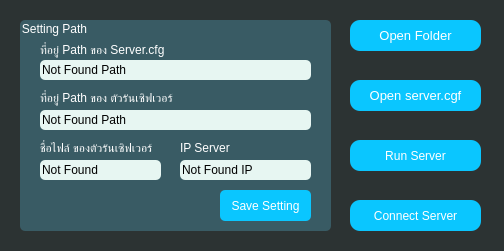
<?xml version="1.0" encoding="UTF-8"?>
<ui version="4.0">
 <class>MainWindow</class>
 <widget class="QMainWindow" name="MainWindow">
  <property name="geometry">
   <rect>
    <x>0</x>
    <y>0</y>
    <width>504</width>
    <height>251</height>
   </rect>
  </property>
  <property name="minimumSize">
   <size>
    <width>504</width>
    <height>251</height>
   </size>
  </property>
  <property name="maximumSize">
   <size>
    <width>504</width>
    <height>251</height>
   </size>
  </property>
  <property name="mouseTracking">
   <bool>true</bool>
  </property>
  <property name="tabletTracking">
   <bool>false</bool>
  </property>
  <property name="contextMenuPolicy">
   <enum>Qt::DefaultContextMenu</enum>
  </property>
  <property name="windowTitle">
   <string>DevTool - RenZer Developer Shop</string>
  </property>
  <property name="layoutDirection">
   <enum>Qt::LeftToRight</enum>
  </property>
  <property name="styleSheet">
   <string notr="true">background-color: rgb(44, 51, 51);</string>
  </property>
  <property name="unifiedTitleAndToolBarOnMac">
   <bool>false</bool>
  </property>
  <widget class="QWidget" name="centralwidget">
   <widget class="QGroupBox" name="groupBox">
    <property name="geometry">
     <rect>
      <x>20</x>
      <y>20</y>
      <width>311</width>
      <height>211</height>
     </rect>
    </property>
    <property name="styleSheet">
     <string notr="true">background-color: rgb(57, 91, 100);
border-radius: 5px;
color: rgb(255, 255, 255);</string>
    </property>
    <property name="title">
     <string>Setting Path</string>
    </property>
    <widget class="QLabel" name="label_path_cgf">
     <property name="geometry">
      <rect>
       <x>20</x>
       <y>20</y>
       <width>261</width>
       <height>20</height>
      </rect>
     </property>
     <property name="font">
      <font>
       <pointsize>9</pointsize>
      </font>
     </property>
     <property name="styleSheet">
      <string notr="true">color: rgb(255, 255, 255);</string>
     </property>
     <property name="text">
      <string>ที่อยู่ Path ของ Server.cfg</string>
     </property>
    </widget>
    <widget class="QLineEdit" name="input_path_chf">
     <property name="geometry">
      <rect>
       <x>20</x>
       <y>40</y>
       <width>271</width>
       <height>20</height>
      </rect>
     </property>
     <property name="styleSheet">
      <string notr="true">background-color: rgb(231, 246, 242);
color: rgb(0, 0, 0);</string>
     </property>
     <property name="text">
      <string>Not Found Path</string>
     </property>
    </widget>
    <widget class="QLineEdit" name="input_path_run">
     <property name="geometry">
      <rect>
       <x>20</x>
       <y>90</y>
       <width>271</width>
       <height>20</height>
      </rect>
     </property>
     <property name="styleSheet">
      <string notr="true">background-color: rgb(231, 246, 242);
color: rgb(0, 0, 0);</string>
     </property>
     <property name="text">
      <string>Not Found Path</string>
     </property>
    </widget>
    <widget class="QLineEdit" name="label_name_run_2">
     <property name="geometry">
      <rect>
       <x>20</x>
       <y>140</y>
       <width>121</width>
       <height>20</height>
      </rect>
     </property>
     <property name="styleSheet">
      <string notr="true">background-color:rgb(231, 246, 242);
color: rgb(0, 0, 0);</string>
     </property>
     <property name="text">
      <string>Not Found</string>
     </property>
    </widget>
    <widget class="QLineEdit" name="input_ip">
     <property name="geometry">
      <rect>
       <x>160</x>
       <y>140</y>
       <width>131</width>
       <height>20</height>
      </rect>
     </property>
     <property name="styleSheet">
      <string notr="true">background-color:rgb(231, 246, 242);
color: rgb(0, 0, 0);</string>
     </property>
     <property name="text">
      <string>Not Found IP</string>
     </property>
    </widget>
    <widget class="QLabel" name="label_path_rur">
     <property name="geometry">
      <rect>
       <x>20</x>
       <y>70</y>
       <width>161</width>
       <height>16</height>
      </rect>
     </property>
     <property name="font">
      <font>
       <pointsize>9</pointsize>
      </font>
     </property>
     <property name="styleSheet">
      <string notr="true">color: rgb(255, 255, 255);</string>
     </property>
     <property name="text">
      <string>ที่อยู่ Path ของ ตัวรันเซิฟเวอร์</string>
     </property>
    </widget>
    <widget class="QPushButton" name="btn_save">
     <property name="geometry">
      <rect>
       <x>200</x>
       <y>170</y>
       <width>91</width>
       <height>31</height>
      </rect>
     </property>
     <property name="font">
      <font>
       <pointsize>9</pointsize>
      </font>
     </property>
     <property name="cursor">
      <cursorShape>PointingHandCursor</cursorShape>
     </property>
     <property name="styleSheet">
      <string notr="true">#btn_save {
	background-color: rgb(10, 198, 255); 
}

#btn_save::pressed {
	
	background-color: rgb(28, 130, 255);
}
</string>
     </property>
     <property name="text">
      <string>Save Setting</string>
     </property>
     <property name="checkable">
      <bool>false</bool>
     </property>
     <property name="autoRepeat">
      <bool>false</bool>
     </property>
     <property name="autoExclusive">
      <bool>false</bool>
     </property>
    </widget>
    <widget class="QLabel" name="label_name_run">
     <property name="geometry">
      <rect>
       <x>20</x>
       <y>120</y>
       <width>131</width>
       <height>16</height>
      </rect>
     </property>
     <property name="font">
      <font>
       <pointsize>9</pointsize>
      </font>
     </property>
     <property name="styleSheet">
      <string notr="true">color: rgb(255, 255, 255);</string>
     </property>
     <property name="text">
      <string>ชื่อไฟล์ ของตัวรันเซิฟเวอร์</string>
     </property>
    </widget>
    <widget class="QLabel" name="label_ip">
     <property name="geometry">
      <rect>
       <x>160</x>
       <y>120</y>
       <width>61</width>
       <height>16</height>
      </rect>
     </property>
     <property name="font">
      <font>
       <pointsize>9</pointsize>
      </font>
     </property>
     <property name="text">
      <string>IP Server</string>
     </property>
    </widget>
   </widget>
   <widget class="QPushButton" name="btn__open_fivem">
    <property name="geometry">
     <rect>
      <x>350</x>
      <y>200</y>
      <width>131</width>
      <height>31</height>
     </rect>
    </property>
    <property name="cursor">
     <cursorShape>PointingHandCursor</cursorShape>
    </property>
    <property name="styleSheet">
     <string notr="true">#btn__open_fivem {
	border-radius: 10px;
	color: rgb(255, 255, 255);
	background-color: rgb(10, 198, 255); 
}

#btn__open_fivem::pressed {
	
	background-color: rgb(28, 130, 255);
}
</string>
    </property>
    <property name="text">
     <string>Connect Server</string>
    </property>
   </widget>
   <widget class="QPushButton" name="btn_run_server">
    <property name="geometry">
     <rect>
      <x>350</x>
      <y>140</y>
      <width>131</width>
      <height>31</height>
     </rect>
    </property>
    <property name="cursor">
     <cursorShape>PointingHandCursor</cursorShape>
    </property>
    <property name="styleSheet">
     <string notr="true">#btn_run_server {
	border-radius: 10px;
	color: rgb(255, 255, 255);
	background-color: rgb(10, 198, 255); 
}

#btn_run_server::pressed {
	
	background-color: rgb(28, 130, 255);
}
</string>
    </property>
    <property name="text">
     <string>Run Server</string>
    </property>
   </widget>
   <widget class="QPushButton" name="btn_open_cfg">
    <property name="geometry">
     <rect>
      <x>350</x>
      <y>80</y>
      <width>131</width>
      <height>31</height>
     </rect>
    </property>
    <property name="sizePolicy">
     <sizepolicy hsizetype="Ignored" vsizetype="Fixed">
      <horstretch>0</horstretch>
      <verstretch>0</verstretch>
     </sizepolicy>
    </property>
    <property name="minimumSize">
     <size>
      <width>0</width>
      <height>0</height>
     </size>
    </property>
    <property name="maximumSize">
     <size>
      <width>16777215</width>
      <height>16777215</height>
     </size>
    </property>
    <property name="font">
     <font>
      <pointsize>10</pointsize>
     </font>
    </property>
    <property name="cursor">
     <cursorShape>PointingHandCursor</cursorShape>
    </property>
    <property name="styleSheet">
     <string notr="true">#btn_open_cfg {
	border-radius: 10px;
	color: rgb(255, 255, 255);
	background-color: rgb(10, 198, 255); 
}

#btn_open_cfg::pressed {
	
	background-color: rgb(28, 130, 255);
}
</string>
    </property>
    <property name="text">
     <string>Open server.cgf</string>
    </property>
    <property name="autoRepeatInterval">
     <number>100</number>
    </property>
    <property name="default">
     <bool>false</bool>
    </property>
    <property name="flat">
     <bool>false</bool>
    </property>
   </widget>
   <widget class="QPushButton" name="btn_open_folder">
    <property name="geometry">
     <rect>
      <x>350</x>
      <y>20</y>
      <width>131</width>
      <height>31</height>
     </rect>
    </property>
    <property name="sizePolicy">
     <sizepolicy hsizetype="Ignored" vsizetype="Fixed">
      <horstretch>0</horstretch>
      <verstretch>0</verstretch>
     </sizepolicy>
    </property>
    <property name="minimumSize">
     <size>
      <width>0</width>
      <height>0</height>
     </size>
    </property>
    <property name="maximumSize">
     <size>
      <width>16777215</width>
      <height>16777215</height>
     </size>
    </property>
    <property name="font">
     <font>
      <pointsize>10</pointsize>
     </font>
    </property>
    <property name="cursor">
     <cursorShape>PointingHandCursor</cursorShape>
    </property>
    <property name="styleSheet">
     <string notr="true">#btn_open_folder {
	border-radius: 10px;
	color: rgb(255, 255, 255);
	background-color: rgb(10, 198, 255); 
}

#btn_open_folder::pressed {
	
	background-color: rgb(28, 130, 255);
}
</string>
    </property>
    <property name="text">
     <string>Open Folder</string>
    </property>
    <property name="autoRepeatInterval">
     <number>100</number>
    </property>
    <property name="default">
     <bool>false</bool>
    </property>
    <property name="flat">
     <bool>false</bool>
    </property>
   </widget>
  </widget>
 </widget>
 <resources/>
 <connections/>
</ui>
